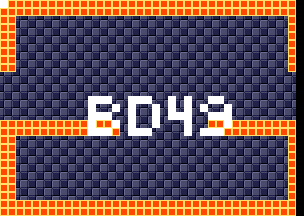

A level layout from a 2D game, rendered from its tile map. Below: a short description, then the map file with tile-grid data replaced by summaries:
An orthogonal 38x27 tile map with 8x8 px tiles, 4 tile layers (background, foreground, room numbers, Objects), 15 tilesets.

<map version="1.5" tiledversion="1.7.1" orientation="orthogonal" renderorder="right-down" width="38" height="27" tilewidth="8" tileheight="8" infinite="0" nextlayerid="11" nextobjectid="1">
 <tileset firstgid="1" source="tilesheets/tsKarniMata.tsx" />
 <tileset firstgid="1025" source="tilesheets/tsVoodooWasp.tsx" />
 <tileset firstgid="2049" source="tilesheets/tsBurial.tsx" />
 <tileset firstgid="3073" source="tilesheets/tsBlueTemple.tsx" />
 <tileset firstgid="4097" source="tilesheets/tsGoddess.tsx" />
 <tileset firstgid="5121" source="tilesheets/tsKonark.tsx" />
 <tileset firstgid="6145" name="sEnemies" tilewidth="8" tileheight="8" tilecount="1024" columns="32">
  <image source="../grapx/tilesheets/sObjects.bmp" trans="ff94ff" width="256" height="256" />
 </tileset>
 <tileset firstgid="7169" source="tilesheets/tsIceTemple.tsx" />
 <tileset firstgid="8193" source="tilesheets/tsLavaArea.tsx" />
 <tileset firstgid="9217" source="tilesheets/tsBossArea.tsx" />
 <tileset firstgid="10241" source="tilesheets/tsPegu.tsx" />
 <tileset firstgid="11265" source="tilesheets/sTiwanakuTemple.tsx" />
 <tileset firstgid="12289" source="tilesheets/sIndraTemple.tsx" />
 <tileset firstgid="13313" source="tilesheets/sTeleport.tsx" />
 <tileset firstgid="14337" source="tilesheets/sObjects.tsx" />
 <layer id="2" name="background" width="38" height="27">
  <data>[1026 cells, 999 non-empty, 2 distinct tile ids]</data>
 </layer>
 <layer id="1" name="foreground" width="38" height="27">
  <data>[1026 cells, 245 non-empty, 1 distinct tile ids]</data>
 </layer>
 <layer id="7" name="room numbers" width="38" height="27">
  <data>[1026 cells, 46 non-empty, 1 distinct tile ids]</data>
 </layer>
 <layer id="10" name="Objects" width="38" height="27">
  <data>[1026 cells, 0 non-empty, 0 distinct tile ids]</data>
 </layer>
</map>
